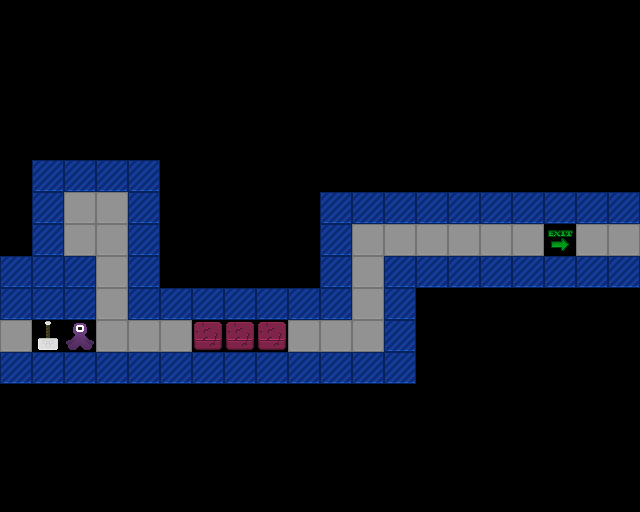

This is a level from a 2D game, rendered from its Tiled map with the project's own tilesets. A one-line summary and the complete map file follow:
An orthogonal 20x16 tile map with 32x32 px tiles, 1 tile layer (Tile Layer 1).

<map version="1.5" tiledversion="1.7.0" orientation="orthogonal" renderorder="right-down" width="20" height="16" tilewidth="32" tileheight="32" infinite="0" nextlayerid="2" nextobjectid="1">
 <tileset firstgid="1" source="project-mjolnir.tsx" />
 <layer id="1" name="Tile Layer 1" width="20" height="16">
  <data encoding="csv">
0,0,0,0,0,0,0,0,0,0,0,0,0,0,0,0,0,0,0,0,
0,0,0,0,0,0,0,0,0,0,0,0,0,0,0,0,0,0,0,0,
0,0,0,0,0,0,0,0,0,0,0,0,0,0,0,0,0,0,0,0,
0,0,0,0,0,0,0,0,0,0,0,0,0,0,0,0,0,0,0,0,
0,0,0,0,0,0,0,0,0,0,0,0,0,0,0,0,0,0,0,0,
0,4,4,4,4,0,0,0,0,0,0,0,0,0,0,0,0,0,0,0,
0,4,3,3,4,0,0,0,0,0,4,4,4,4,4,4,4,4,4,4,
0,4,3,3,4,0,0,0,0,0,4,3,3,3,3,3,3,18,3,3,
4,4,4,3,4,0,0,0,0,0,4,3,4,4,4,4,4,4,4,4,
4,4,4,3,4,4,4,4,4,4,4,3,4,0,0,0,0,0,0,0,
3,46,50,3,3,3,1,1,1,3,3,3,4,0,0,0,0,0,0,0,
4,4,4,4,4,4,4,4,4,4,4,4,4,0,0,0,0,0,0,0,
0,0,0,0,0,0,0,0,0,0,0,0,0,0,0,0,0,0,0,0,
0,0,0,0,0,0,0,0,0,0,0,0,0,0,0,0,0,0,0,0,
0,0,0,0,0,0,0,0,0,0,0,0,0,0,0,0,0,0,0,0,
0,0,0,0,0,0,0,0,0,0,0,0,0,0,0,0,0,0,0,0
</data>
 </layer>
</map>
